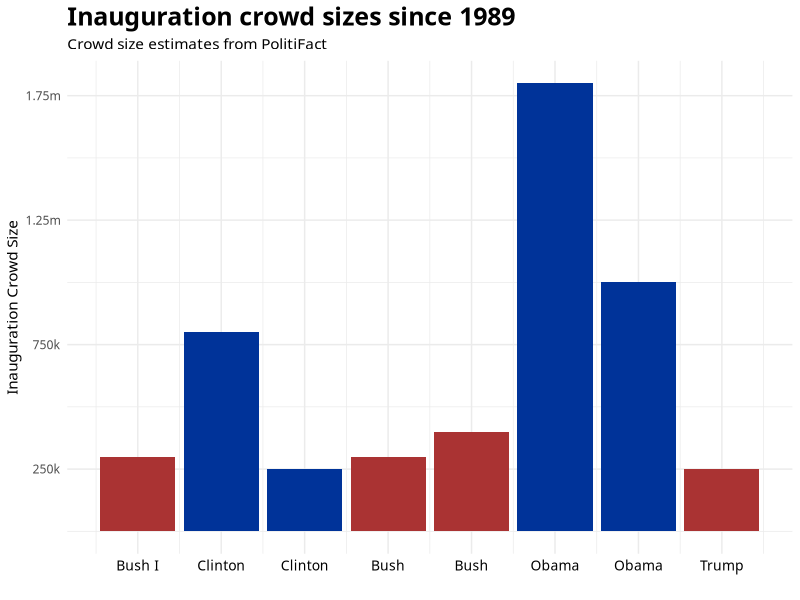
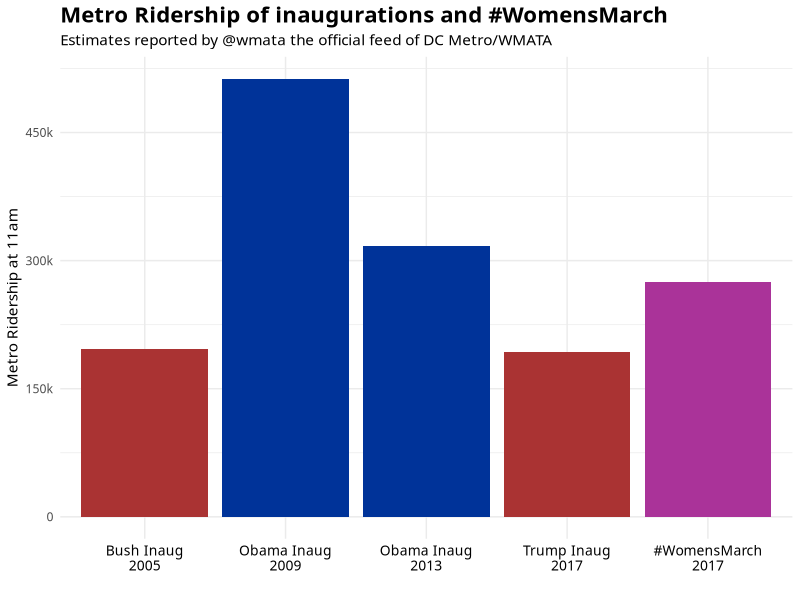

These figures' R source, in order:
## data from politifact link here:
## http://www.politifact.com/truth-o-meter/article/2017/jan/20/inaugural-crowd-sizes-ranked/
df <- data.frame(
    year = seq(1989, 2017, 4),
    president = c("Bush I", "Clinton", "Clinton",
                  "Bush", "Bush", "Obama", "Obama", "Trump"),
    party = c("R", "D", "D", "R", "R", "D", "D", "R"),
    term = c(1, 1, 2, 1, 2, 1, 2, 1),
    inaug.size = c(300000, 800000, 250000, 300000, 400000,
                   1800000, 1000000, 250000)
)

## load ggplot2
library(ggplot2)

## create plot
## uncomment next line and final line (dev.off()) to save img
## png("inaugsize.png", 6, 4, "in", res = 127.5)
ggplot(df, aes(year, inaug.size, fill = party)) +
    geom_bar(stat = "identity") +
    theme_minimal() +
    theme(text = element_text(family = "Avenir Next Condensed"),
          plot.title = element_text(face = "bold", size = 18),
          legend.position = "none",
          axis.text.x = element_text(
              color = "black", size = 10)) +
    scale_fill_manual(values = c("#003399", "#aa3333")) +
    scale_x_continuous(
        breaks = seq(1989, 2017, 4),
        labels = c("Bush I", "Clinton", "Clinton", "Bush",
                   "Bush", "Obama", "Obama", "Trump")) +
    scale_y_continuous(
        breaks = seq(250000, 2000000, 500000),
        labels = c("250k", "750k", "1.25m", "1.75m")) +
    labs(x = "", y = "Inauguration Crowd Size",
         title = "Inauguration crowd sizes since 1989",
         subtitle = "Crowd size estimates from PolitiFact")
## dev.off()



## metro ridership data as reported by @wmata twitter feed
## https://twitter.com/wmata
## all estimates are as of 11am on the day of the events
metro <- data.frame(
    event = c("Bush Inaug\n2005",
              "Obama Inaug\n2009",
              "Obama Inaug\n2013",
              "Trump Inaug\n2017",
              "#WomensMarch\n2017"),
    ridership = c(197000, 513000, 317000, 193000, 275000)
)
## fix factor order
metro$event <- factor(metro$event, levels = metro$event)

## uncomment following and dev.off() lines to save png
## png("metroride.png", 6, 4, "in", res = 127.5)
ggplot(metro, aes(x = event, y = ridership, fill = event)) +
    geom_bar(stat = "identity") +
    theme_minimal() +
    theme(text = element_text(family = "Avenir Next Condensed"),
          plot.title = element_text(face = "bold", size = 16),
          legend.position = "none",
          axis.text.x = element_text(
              color = "black", size = 10)) +
    scale_fill_manual(values = c(
                          "#aa3333", "#003399", "#003399",
                          "#aa3333", "#aa3399")) +
    scale_y_continuous(
        breaks = seq(0, 600000, 150000),
        labels = c("0", "150k", "300k", "450k", "600k")) +
    labs(x = "", y = "Metro Ridership at 11am",
         title = "Metro Ridership of inaugurations and #WomensMarch",
         subtitle = paste0(
             "Estimates reported by @wmata the official ",
             "feed of DC Metro/WMATA"))
## dev.off()
